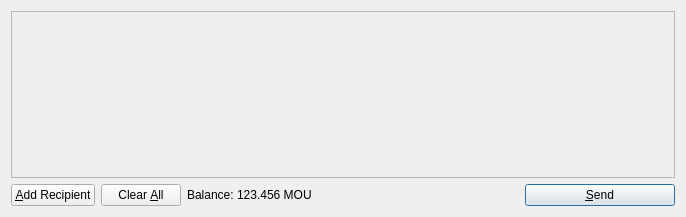
<?xml version="1.0" encoding="UTF-8"?>
<ui version="4.0">
 <class>SendCoinsDialog</class>
 <widget class="QDialog" name="SendCoinsDialog">
  <property name="geometry">
   <rect>
    <x>0</x>
    <y>0</y>
    <width>686</width>
    <height>217</height>
   </rect>
  </property>
  <property name="windowTitle">
   <string>Send Coins</string>
  </property>
  <layout class="QVBoxLayout" name="verticalLayout">
   <item>
    <widget class="QScrollArea" name="scrollArea">
     <property name="widgetResizable">
      <bool>true</bool>
     </property>
     <widget class="QWidget" name="scrollAreaWidgetContents">
      <property name="geometry">
       <rect>
        <x>0</x>
        <y>0</y>
        <width>666</width>
        <height>165</height>
       </rect>
      </property>
      <layout class="QVBoxLayout" name="verticalLayout_2">
       <property name="margin">
        <number>0</number>
       </property>
       <item>
        <layout class="QVBoxLayout" name="entries">
         <property name="spacing">
          <number>6</number>
         </property>
        </layout>
       </item>
       <item>
        <spacer name="verticalSpacer">
         <property name="orientation">
          <enum>Qt::Vertical</enum>
         </property>
         <property name="sizeHint" stdset="0">
          <size>
           <width>20</width>
           <height>40</height>
          </size>
         </property>
        </spacer>
       </item>
      </layout>
     </widget>
    </widget>
   </item>
   <item>
    <layout class="QHBoxLayout" name="horizontalLayout">
     <item>
      <widget class="QPushButton" name="addButton">
       <property name="toolTip">
        <string>Send to multiple recipients at once</string>
       </property>
       <property name="text">
        <string>&amp;Add Recipient</string>
       </property>
       <property name="icon">
        <iconset resource="../bitcoin.qrc">
         <normaloff>:/icons/add</normaloff>:/icons/add</iconset>
       </property>
       <property name="autoDefault">
        <bool>false</bool>
       </property>
      </widget>
     </item>
     <item>
      <widget class="QPushButton" name="clearButton">
       <property name="sizePolicy">
        <sizepolicy hsizetype="Minimum" vsizetype="Fixed">
         <horstretch>0</horstretch>
         <verstretch>0</verstretch>
        </sizepolicy>
       </property>
       <property name="toolTip">
        <string>Remove all transaction fields</string>
       </property>
       <property name="text">
        <string>Clear &amp;All</string>
       </property>
       <property name="icon">
        <iconset resource="../bitcoin.qrc">
         <normaloff>:/icons/remove</normaloff>:/icons/remove</iconset>
       </property>
       <property name="autoRepeatDelay">
        <number>300</number>
       </property>
       <property name="autoDefault">
        <bool>false</bool>
       </property>
      </widget>
     </item>
     <item>
      <layout class="QHBoxLayout" name="horizontalLayout_2">
       <property name="spacing">
        <number>3</number>
       </property>
       <item>
        <widget class="QLabel" name="label">
         <property name="text">
          <string>Balance:</string>
         </property>
        </widget>
       </item>
       <item>
        <widget class="QLabel" name="labelBalance">
         <property name="cursor">
          <cursorShape>IBeamCursor</cursorShape>
         </property>
         <property name="text">
          <string>123.456 MOU</string>
         </property>
         <property name="textInteractionFlags">
          <set>Qt::LinksAccessibleByMouse|Qt::TextSelectableByKeyboard|Qt::TextSelectableByMouse</set>
         </property>
        </widget>
       </item>
      </layout>
     </item>
     <item>
      <spacer name="horizontalSpacer">
       <property name="orientation">
        <enum>Qt::Horizontal</enum>
       </property>
       <property name="sizeHint" stdset="0">
        <size>
         <width>40</width>
         <height>20</height>
        </size>
       </property>
      </spacer>
     </item>
     <item>
      <widget class="QPushButton" name="sendButton">
       <property name="minimumSize">
        <size>
         <width>150</width>
         <height>0</height>
        </size>
       </property>
       <property name="toolTip">
        <string>Confirm the send action</string>
       </property>
       <property name="text">
        <string>&amp;Send</string>
       </property>
       <property name="icon">
        <iconset resource="../bitcoin.qrc">
         <normaloff>:/icons/send</normaloff>:/icons/send</iconset>
       </property>
       <property name="default">
        <bool>true</bool>
       </property>
      </widget>
     </item>
    </layout>
   </item>
  </layout>
 </widget>
 <resources>
  <include location="../bitcoin.qrc"/>
 </resources>
 <connections/>
</ui>
